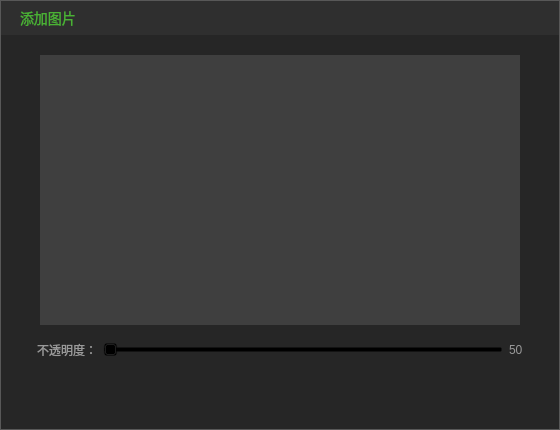
<?xml version="1.0" encoding="UTF-8"?>
<ui version="4.0">
 <class>AddImageSourceDlg</class>
 <widget class="QDialog" name="AddImageSourceDlg">
  <property name="geometry">
   <rect>
    <x>0</x>
    <y>0</y>
    <width>560</width>
    <height>430</height>
   </rect>
  </property>
  <property name="minimumSize">
   <size>
    <width>560</width>
    <height>430</height>
   </size>
  </property>
  <property name="maximumSize">
   <size>
    <width>560</width>
    <height>430</height>
   </size>
  </property>
  <property name="windowTitle">
   <string>AddImageSourceDlg</string>
  </property>
  <property name="styleSheet">
   <string notr="true">QDialog{
background:#262626;
border:1px solid #585858;
}
#wgt_top{
background:#2F2F2F;
}
QLabel,QPushButton,QSlider{
background:transparent;
}
#button_confirm{
background-image: url(:/TQLive/images/btn_confirm.png);
background-repeat:no-repeat;
border:none;
}
#button_confirm:hover{
background-image: url(:/TQLive/images/btn_confirm_hover.png);
}
#button_confirm:pressed{
margin:1px;
padding:1px;
}
#button_cancel{
background-image: url(:/TQLive/images/btn_cancel.png);
background-repeat:no-repeat;
border:none;
}
#button_cancel:hover{
background-image: url(:/TQLive/images/btn_cancel_hover.png);
}
#button_cancel:pressed{
margin:1px;
padding:1px;
}
#label_opacity,#label_opacity_val{
font-family:&quot;微软雅黑&quot;;
font-size:12px;
color:#999999;
background:transparent;
}
QSlider{
background:transparent;
}
#wgt_preview{
background:#3f3f3f;
}</string>
  </property>
  <layout class="QVBoxLayout" name="verticalLayout">
   <property name="spacing">
    <number>0</number>
   </property>
   <property name="leftMargin">
    <number>1</number>
   </property>
   <property name="topMargin">
    <number>1</number>
   </property>
   <property name="rightMargin">
    <number>1</number>
   </property>
   <property name="bottomMargin">
    <number>16</number>
   </property>
   <item>
    <widget class="QWidget" name="wgt_top" native="true">
     <property name="minimumSize">
      <size>
       <width>0</width>
       <height>34</height>
      </size>
     </property>
     <property name="maximumSize">
      <size>
       <width>16777215</width>
       <height>34</height>
      </size>
     </property>
     <property name="styleSheet">
      <string notr="true">#button_close{
background:transparent;
background-image: url(:/TQLive/images/pb_close_pressed.png);
background-repeat:no-repeat;
border:none;
}
#button_close:hover{
background-image: url(:/TQLive/images/pb_close_normal.png);
}
#button_close:pressed{
margin:1px;
padding:1px;
}
QLabel{
font-family:&quot;微软雅黑&quot;;
font-size:14px;
color:#4AB134;
background:transparent;
}</string>
     </property>
     <layout class="QHBoxLayout" name="horizontalLayout">
      <property name="spacing">
       <number>0</number>
      </property>
      <property name="leftMargin">
       <number>19</number>
      </property>
      <property name="topMargin">
       <number>0</number>
      </property>
      <property name="rightMargin">
       <number>9</number>
      </property>
      <property name="bottomMargin">
       <number>0</number>
      </property>
      <item>
       <widget class="QLabel" name="label_title">
        <property name="text">
         <string>添加图片</string>
        </property>
       </widget>
      </item>
      <item>
       <widget class="QPushButton" name="button_close">
        <property name="minimumSize">
         <size>
          <width>12</width>
          <height>13</height>
         </size>
        </property>
        <property name="maximumSize">
         <size>
          <width>12</width>
          <height>13</height>
         </size>
        </property>
        <property name="text">
         <string/>
        </property>
       </widget>
      </item>
     </layout>
    </widget>
   </item>
   <item>
    <spacer name="verticalSpacer_2">
     <property name="orientation">
      <enum>Qt::Vertical</enum>
     </property>
     <property name="sizeType">
      <enum>QSizePolicy::Fixed</enum>
     </property>
     <property name="sizeHint" stdset="0">
      <size>
       <width>20</width>
       <height>20</height>
      </size>
     </property>
    </spacer>
   </item>
   <item>
    <layout class="QHBoxLayout" name="horizontalLayout_4">
     <property name="spacing">
      <number>0</number>
     </property>
     <item>
      <spacer name="horizontalSpacer_2">
       <property name="orientation">
        <enum>Qt::Horizontal</enum>
       </property>
       <property name="sizeHint" stdset="0">
        <size>
         <width>18</width>
         <height>20</height>
        </size>
       </property>
      </spacer>
     </item>
     <item>
      <widget class="OBSQTDisplay" name="wgt_preview" native="true">
       <property name="minimumSize">
        <size>
         <width>480</width>
         <height>270</height>
        </size>
       </property>
       <property name="maximumSize">
        <size>
         <width>480</width>
         <height>270</height>
        </size>
       </property>
       <property name="styleSheet">
        <string notr="true"/>
       </property>
      </widget>
     </item>
     <item>
      <spacer name="horizontalSpacer_3">
       <property name="orientation">
        <enum>Qt::Horizontal</enum>
       </property>
       <property name="sizeHint" stdset="0">
        <size>
         <width>18</width>
         <height>20</height>
        </size>
       </property>
      </spacer>
     </item>
    </layout>
   </item>
   <item>
    <spacer name="verticalSpacer_3">
     <property name="orientation">
      <enum>Qt::Vertical</enum>
     </property>
     <property name="sizeType">
      <enum>QSizePolicy::Fixed</enum>
     </property>
     <property name="sizeHint" stdset="0">
      <size>
       <width>20</width>
       <height>15</height>
      </size>
     </property>
    </spacer>
   </item>
   <item>
    <layout class="QHBoxLayout" name="horizontalLayout_2">
     <property name="spacing">
      <number>6</number>
     </property>
     <property name="leftMargin">
      <number>19</number>
     </property>
     <property name="rightMargin">
      <number>19</number>
     </property>
     <item>
      <spacer name="horizontalSpacer_4">
       <property name="orientation">
        <enum>Qt::Horizontal</enum>
       </property>
       <property name="sizeHint" stdset="0">
        <size>
         <width>40</width>
         <height>20</height>
        </size>
       </property>
      </spacer>
     </item>
     <item>
      <widget class="QLabel" name="label_opacity">
       <property name="text">
        <string>不透明度：</string>
       </property>
      </widget>
     </item>
     <item>
      <widget class="QSlider" name="slider_opacity">
       <property name="minimumSize">
        <size>
         <width>400</width>
         <height>0</height>
        </size>
       </property>
       <property name="orientation">
        <enum>Qt::Horizontal</enum>
       </property>
      </widget>
     </item>
     <item>
      <widget class="QLabel" name="label_opacity_val">
       <property name="text">
        <string>50</string>
       </property>
      </widget>
     </item>
     <item>
      <spacer name="horizontalSpacer_5">
       <property name="orientation">
        <enum>Qt::Horizontal</enum>
       </property>
       <property name="sizeHint" stdset="0">
        <size>
         <width>40</width>
         <height>20</height>
        </size>
       </property>
      </spacer>
     </item>
    </layout>
   </item>
   <item>
    <spacer name="verticalSpacer">
     <property name="orientation">
      <enum>Qt::Vertical</enum>
     </property>
     <property name="sizeHint" stdset="0">
      <size>
       <width>20</width>
       <height>16</height>
      </size>
     </property>
    </spacer>
   </item>
   <item>
    <layout class="QHBoxLayout" name="horizontalLayout_3">
     <property name="spacing">
      <number>20</number>
     </property>
     <property name="rightMargin">
      <number>20</number>
     </property>
     <item>
      <spacer name="horizontalSpacer">
       <property name="orientation">
        <enum>Qt::Horizontal</enum>
       </property>
       <property name="sizeHint" stdset="0">
        <size>
         <width>40</width>
         <height>20</height>
        </size>
       </property>
      </spacer>
     </item>
     <item>
      <widget class="QPushButton" name="button_confirm">
       <property name="minimumSize">
        <size>
         <width>82</width>
         <height>26</height>
        </size>
       </property>
       <property name="maximumSize">
        <size>
         <width>82</width>
         <height>26</height>
        </size>
       </property>
       <property name="text">
        <string/>
       </property>
      </widget>
     </item>
     <item>
      <widget class="QPushButton" name="button_cancel">
       <property name="minimumSize">
        <size>
         <width>82</width>
         <height>26</height>
        </size>
       </property>
       <property name="maximumSize">
        <size>
         <width>82</width>
         <height>26</height>
        </size>
       </property>
       <property name="text">
        <string/>
       </property>
      </widget>
     </item>
    </layout>
   </item>
  </layout>
 </widget>
 <layoutdefault spacing="6" margin="11"/>
 <customwidgets>
  <customwidget>
   <class>OBSQTDisplay</class>
   <extends>QWidget</extends>
   <header>qt-display.hpp</header>
   <container>1</container>
  </customwidget>
 </customwidgets>
 <resources>
  <include location="TQLive.qrc"/>
 </resources>
 <connections/>
</ui>
